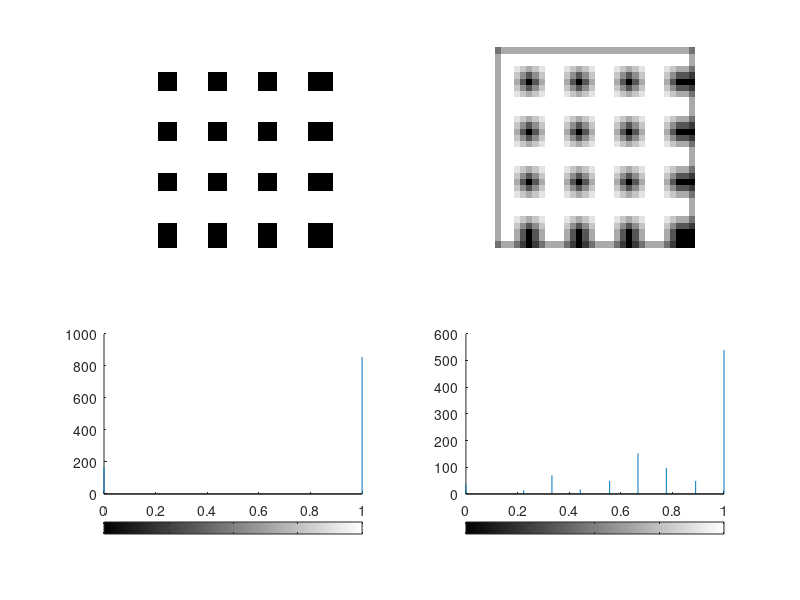

This figure's MATLAB source:
clc
clear all

% I = zeros(32,32);
% I(:,1:16) = 1;
I = zeros(32,32);
I(:,1:4) = 1;
I(:,8:12) = 1;
I(:,16:20) = 1;
I(:,24:28) = 1;

I(1:4,:) = 1;
I(8:12,:) = 1;
I(16:20,:) = 1;
I(24:28,:) = 1;

h = fspecial('average',3);
A = imfilter(I,h);
subplot(2,2,1)
imshow(I)
subplot(2,2,2)
imshow(A)
subplot(2,2,3)
imhist(I)
subplot(2,2,4)
imhist(A)


